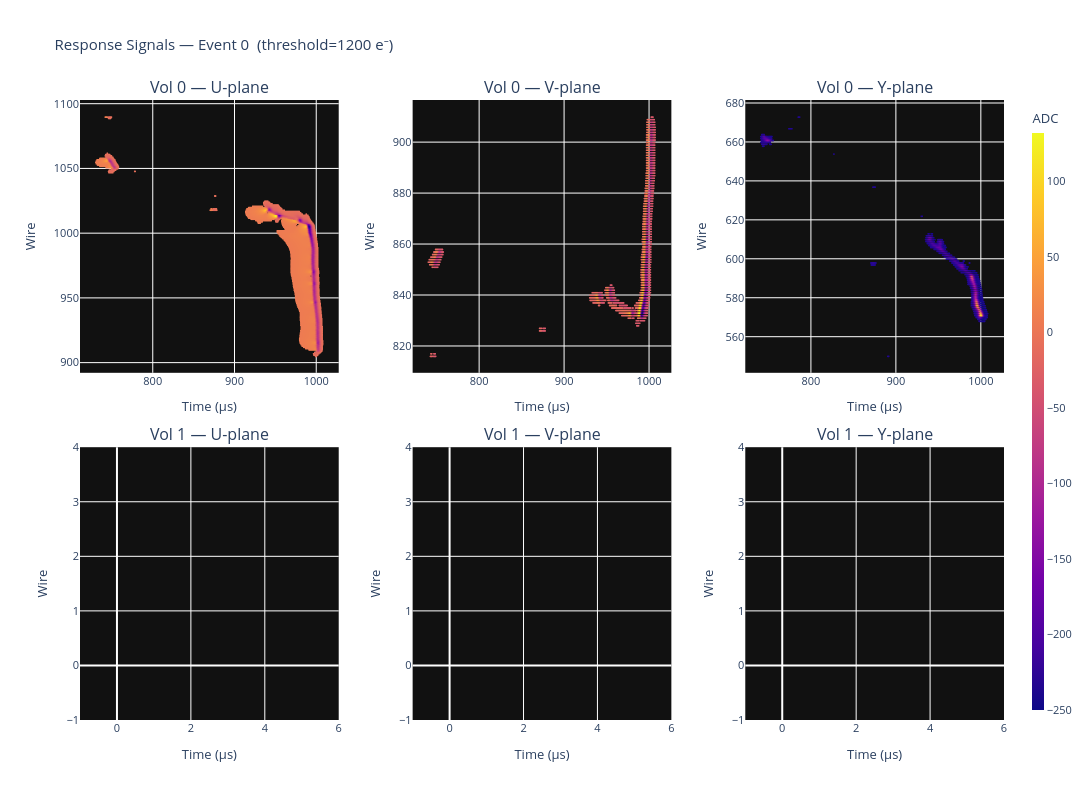

Write notebook code for a chart like this one.
### Code cell
# =============================================================================
# PLOTLY: RESPONSE SIGNALS (INTERACTIVE)
# =============================================================================
import plotly.graph_objects as go
from plotly.subplots import make_subplots

_keys = sorted(sparse_signals.keys())
_n_rows = cfg.n_volumes
_n_cols = max(cfg.volumes[v].n_planes for v in range(cfg.n_volumes))

_titles = []
for vi in range(_n_rows):
    for pi in range(cfg.volumes[vi].n_planes):
        _titles.append(f"Vol {vi} — {cfg.plane_names[vi][pi]}-plane")

fig_resp_px = make_subplots(
    rows=_n_rows, cols=_n_cols,
    subplot_titles=_titles,
    horizontal_spacing=0.08, vertical_spacing=0.12,
)

for _idx, ((vi, pi), data) in enumerate(sorted(sparse_signals.items())):
    _wire  = np.asarray(data['wire'],   dtype=np.float32)
    _t     = np.asarray(data['time'],   dtype=np.float32) * cfg.time_step_us
    _vals  = np.asarray(data['values'], dtype=np.float32)
    _show_scale = (_idx == 0)

    fig_resp_px.add_trace(go.Scattergl(
        x=_t, y=_wire,
        mode='markers',
        marker=dict(
            color=_vals,
            colorscale='Plasma',
            size=2,
            showscale=_show_scale,
            colorbar=dict(title='ADC', thickness=12) if _show_scale else None,
        ),
        name=f"Vol{vi}/{cfg.plane_names[vi][pi]}",
        hovertemplate="time: %{x:.2f} µs<br>wire: %{y}<br>ADC: %{marker.color:.1f}<extra></extra>",
    ), row=vi + 1, col=pi + 1)

    fig_resp_px.update_xaxes(title_text="Time (µs)", row=vi + 1, col=pi + 1)
    fig_resp_px.update_yaxes(title_text="Wire",       row=vi + 1, col=pi + 1)

fig_resp_px.update_layout(
    title=f"Response Signals — Event {EVENT_IDX}  (threshold={THRESHOLD_ENC} e⁻)",
    height=400 * _n_rows, width=420 * _n_cols,
    plot_bgcolor='#111111', paper_bgcolor='white',
    font=dict(size=11),
    showlegend=False,
)
fig_resp_px.show()

### Figure 1 — Plotly figure (JSON) as saved in the notebook; plotly's stock layout.template omitted (floating-point values rounded to 4 significant figures; data arrays with more than 128 entries replaced by an {"elided": "..."} marker saying what was removed)
{"data": [{"hovertemplate": "time: %{x:.2f} µs<br>wire: %{y}<br>ADC: %{marker.color:.1f}<extra></extra>", "marker": {"color": {"elided": "8210 float values"}, "colorbar": {"thickness": 12, "title": {"text": "ADC"}}, "colorscale": [[0, "#0d0887"], [0.1111, "#46039f"], [0.2222, "#7201a8"], [0.3333, "#9c179e"], [0.4444, "#bd3786"], [0.5556, "#d8576b"], [0.6667, "#ed7953"], [0.7778, "#fb9f3a"], [0.8889, "#fdca26"], [1, "#f0f921"]], "showscale": true, "size": 2}, "mode": "markers", "name": "Vol0/U", "type": "scattergl", "x": {"elided": "8210 float values"}, "xaxis": "x", "y": {"elided": "8210 float values"}, "yaxis": "y"}, {"hovertemplate": "time: %{x:.2f} µs<br>wire: %{y}<br>ADC: %{marker.color:.1f}<extra></extra>", "marker": {"color": {"elided": "2467 float values"}, "colorscale": [[0, "#0d0887"], [0.1111, "#46039f"], [0.2222, "#7201a8"], [0.3333, "#9c179e"], [0.4444, "#bd3786"], [0.5556, "#d8576b"], [0.6667, "#ed7953"], [0.7778, "#fb9f3a"], [0.8889, "#fdca26"], [1, "#f0f921"]], "showscale": false, "size": 2}, "mode": "markers", "name": "Vol0/V", "type": "scattergl", "x": {"elided": "2467 float values"}, "xaxis": "x2", "y": {"elided": "2467 float values"}, "yaxis": "y2"}, {"hovertemplate": "time: %{x:.2f} µs<br>wire: %{y}<br>ADC: %{marker.color:.1f}<extra></extra>", "marker": {"color": {"elided": "1431 float values"}, "colorscale": [[0, "#0d0887"], [0.1111, "#46039f"], [0.2222, "#7201a8"], [0.3333, "#9c179e"], [0.4444, "#bd3786"], [0.5556, "#d8576b"], [0.6667, "#ed7953"], [0.7778, "#fb9f3a"], [0.8889, "#fdca26"], [1, "#f0f921"]], "showscale": false, "size": 2}, "mode": "markers", "name": "Vol0/Y", "type": "scattergl", "x": {"elided": "1431 float values"}, "xaxis": "x3", "y": {"elided": "1431 float values"}, "yaxis": "y3"}, {"hovertemplate": "time: %{x:.2f} µs<br>wire: %{y}<br>ADC: %{marker.color:.1f}<extra></extra>", "marker": {"color": [], "colorscale": [[0, "#0d0887"], [0.1111, "#46039f"], [0.2222, "#7201a8"], [0.3333, "#9c179e"], [0.4444, "#bd3786"], [0.5556, "#d8576b"], [0.6667, "#ed7953"], [0.7778, "#fb9f3a"], [0.8889, "#fdca26"], [1, "#f0f921"]], "showscale": false, "size": 2}, "mode": "markers", "name": "Vol1/U", "type": "scattergl", "x": [], "xaxis": "x4", "y": [], "yaxis": "y4"}, {"hovertemplate": "time: %{x:.2f} µs<br>wire: %{y}<br>ADC: %{marker.color:.1f}<extra></extra>", "marker": {"color": [], "colorscale": [[0, "#0d0887"], [0.1111, "#46039f"], [0.2222, "#7201a8"], [0.3333, "#9c179e"], [0.4444, "#bd3786"], [0.5556, "#d8576b"], [0.6667, "#ed7953"], [0.7778, "#fb9f3a"], [0.8889, "#fdca26"], [1, "#f0f921"]], "showscale": false, "size": 2}, "mode": "markers", "name": "Vol1/V", "type": "scattergl", "x": [], "xaxis": "x5", "y": [], "yaxis": "y5"}, {"hovertemplate": "time: %{x:.2f} µs<br>wire: %{y}<br>ADC: %{marker.color:.1f}<extra></extra>", "marker": {"color": [], "colorscale": [[0, "#0d0887"], [0.1111, "#46039f"], [0.2222, "#7201a8"], [0.3333, "#9c179e"], [0.4444, "#bd3786"], [0.5556, "#d8576b"], [0.6667, "#ed7953"], [0.7778, "#fb9f3a"], [0.8889, "#fdca26"], [1, "#f0f921"]], "showscale": false, "size": 2}, "mode": "markers", "name": "Vol1/Y", "type": "scattergl", "x": [], "xaxis": "x6", "y": [], "yaxis": "y6"}], "layout": {"annotations": [{"font": {"size": 16}, "showarrow": false, "text": "Vol 0 — U-plane", "x": 0.14, "xanchor": "center", "xref": "paper", "y": 1, "yanchor": "bottom", "yref": "paper"}, {"font": {"size": 16}, "showarrow": false, "text": "Vol 0 — V-plane", "x": 0.5, "xanchor": "center", "xref": "paper", "y": 1, "yanchor": "bottom", "yref": "paper"}, {"font": {"size": 16}, "showarrow": false, "text": "Vol 0 — Y-plane", "x": 0.86, "xanchor": "center", "xref": "paper", "y": 1, "yanchor": "bottom", "yref": "paper"}, {"font": {"size": 16}, "showarrow": false, "text": "Vol 1 — U-plane", "x": 0.14, "xanchor": "center", "xref": "paper", "y": 0.44, "yanchor": "bottom", "yref": "paper"}, {"font": {"size": 16}, "showarrow": false, "text": "Vol 1 — V-plane", "x": 0.5, "xanchor": "center", "xref": "paper", "y": 0.44, "yanchor": "bottom", "yref": "paper"}, {"font": {"size": 16}, "showarrow": false, "text": "Vol 1 — Y-plane", "x": 0.86, "xanchor": "center", "xref": "paper", "y": 0.44, "yanchor": "bottom", "yref": "paper"}], "font": {"size": 11}, "height": 800, "paper_bgcolor": "white", "plot_bgcolor": "#111111", "showlegend": false, "title": {"text": "Response Signals — Event 0  (threshold=1200 e⁻)"}, "width": 1260, "xaxis": {"anchor": "y", "domain": [0, 0.28], "title": {"text": "Time (µs)"}}, "xaxis2": {"anchor": "y2", "domain": [0.36, 0.64], "title": {"text": "Time (µs)"}}, "xaxis3": {"anchor": "y3", "domain": [0.72, 1], "title": {"text": "Time (µs)"}}, "xaxis4": {"anchor": "y4", "domain": [0, 0.28], "title": {"text": "Time (µs)"}}, "xaxis5": {"anchor": "y5", "domain": [0.36, 0.64], "title": {"text": "Time (µs)"}}, "xaxis6": {"anchor": "y6", "domain": [0.72, 1], "title": {"text": "Time (µs)"}}, "yaxis": {"anchor": "x", "domain": [0.56, 1], "title": {"text": "Wire"}}, "yaxis2": {"anchor": "x2", "domain": [0.56, 1], "title": {"text": "Wire"}}, "yaxis3": {"anchor": "x3", "domain": [0.56, 1], "title": {"text": "Wire"}}, "yaxis4": {"anchor": "x4", "domain": [0, 0.44], "title": {"text": "Wire"}}, "yaxis5": {"anchor": "x5", "domain": [0, 0.44], "title": {"text": "Wire"}}, "yaxis6": {"anchor": "x6", "domain": [0, 0.44], "title": {"text": "Wire"}}}}
